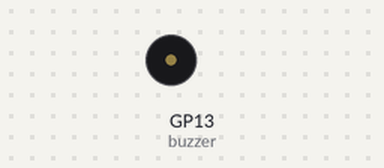
A program run on a simulated Raspberry Pi Pico running MicroPython. Parts: buzzer (waves = sounding). At 3.9 s the program stops and its outputs stay as they are.

Above: at 0.8 s.
At 3.65 s:
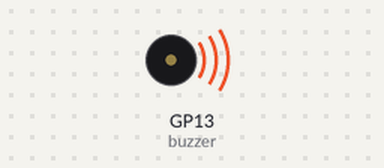
Timing chart, 0 to 5.2 s (numbered marks = the images above):
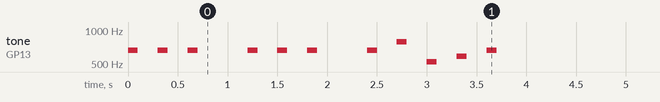

Measured:
- by itself, tone on GP13 (buzzer): plays 659 Hz for 0.10 s, 659 Hz for 0.10 s, 659 Hz for 0.10 s, 659 Hz for 0.10 s, 659 Hz for 0.10 s, 659 Hz for 0.10 s … (11 notes in this stretch)

The program:

buzz4.py
```python
# main.py -- put your code here!
from machine import ADC, Pin,PWM
import time

buzzer = PWM(Pin(13))

C = 523
D = 587
E = 659
G = 784

volume = 32768

def playtone(note,vol,delay1,delay2):
    buzzer.duty_u16(vol)
    buzzer.freq(note)
    time.sleep(delay1)
    buzzer.duty_u16(0)
    time.sleep(delay2)

playtone(E,volume,0.1,0.2)
playtone(E,volume,0.1,0.2)
playtone(E,volume,0.1,0.5) #Longer second delay

playtone(E,volume,0.1,0.2)
playtone(E,volume,0.1,0.2)
playtone(E,volume,0.1,0.5) #Longer second delay

playtone(E,volume,0.1,0.2)
playtone(G,volume,0.1,0.2)
playtone(C,volume,0.1,0.2)
playtone(D,volume,0.1,0.2)
playtone(E,volume,0.1,0.2)

# Duty to 0 to turn the buzzer off
buzzer.duty_u16(0)
```
